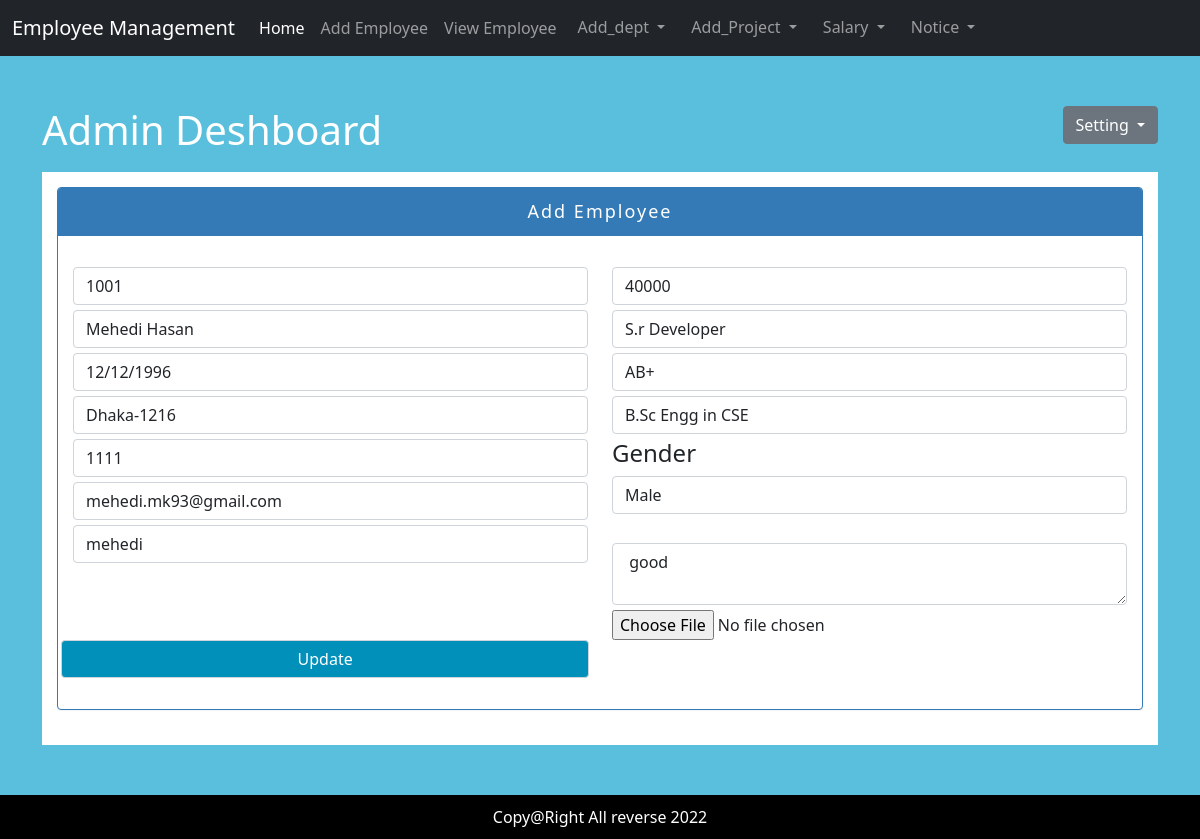
The app's page /update.php?edit=5 (signed in) with its own data.
### tables this page shows
CREATE TABLE `employee` (
  `id` int(11) NOT NULL,
  `ssn` varchar(50) NOT NULL,
  `name` varchar(50) NOT NULL,
  `bdate` varchar(50) NOT NULL,
  `address` varchar(50) NOT NULL,
  `dno` varchar(50) NOT NULL,
  `salary` varchar(50) NOT NULL,
  `position` varchar(50) NOT NULL,
  `bloodgroup` varchar(50) NOT NULL,
  `sex` varchar(50) NOT NULL,
  `remark` varchar(50) NOT NULL,
  `email` varchar(200) NOT NULL,
  `password` varchar(200) NOT NULL,
  `degree` varchar(200) NOT NULL,
  `image` varchar(200) NOT NULL
);

### update.php (the view, shortened to what this page needs)
<?php
  include 'connection/db.php';
?>
<?php include 'inc/header.php' ?>
    <section style="margin-bottom: 10px;" id="">
      <div class="container">
        <?php include 'inc/sessionoutbtn.php'; ?>
      </div>
    </section>
    <section id="body">
      <div class="container">
        <div class="row">
          <div class="col-md-12">
            <div class="from-1">
               <div class="panel panel-primary">
                  <div class="panel-heading">Add Employee</div>
                  <div class="panel-body">
                    <?php
                      if (isset($_GET['edit'])) {
                        $i = $_GET['edit'];
                        $sql2 = "SELECT * FROM employee WHERE id = '$i'";
                        $run2 = mysqli_query($cn,$sql2);
                        $row = mysqli_fetch_array($run2);
                  ?>
                    <form action=""  method="post" enctype="multipart/form-data">
                    <div class="row">
                      <p id="succesmsg">
                  <div class="col-md-6">
                    <input type="text" name="emp_id" value="<?php echo $row['ssn']; ?>"  class="form-control" id="inputEmail4" >
                    <input type="text" name="name" value="<?php echo $row['name']; ?>" class="form-control" id="inputEmail4" >
                    <input type="text" name="birthdate" value="<?php echo $row['bdate']; ?>" class="form-control" id="inputEmail4" >
                    <input type="text" name="address" class="form-control" value="<?php echo $row['address']; ?>" id="inputEmail4" >
                    <select name="dept_id" id="inputEmail4" class="form-control" >
                      <option value="<?php echo $row['dno']; ?>" selected ><?php echo $row['dno']; ?></option>
                    </select>
                    <input type="text" name="email" class="form-control" id="inputEmail4" value="<?php echo $row['email']; ?>" placeholder="email">
                    <input type="text" name="password" class="form-control" id="inputEmail4" value="<?php echo $row['password']; ?>" placeholder="password">
                  </div>
                  <div class="col-md-6">
                    <input type="text" name="salary" value="<?php echo $row['salary']; ?>" class="form-control" id="inputEmail4" >
                    <input type="text" name="position" value="<?php echo $row['position']; ?>" class="form-control" id="inputEmail4" >
                    <select name="bloodgroup" id="inputEmail4" class="form-control" placeholder="sex">
                      <option selected value="<?php echo $row['bloodgroup']; ?>"><?php echo $row['bloodgroup']; ?></option>
                    </select>
                    <input type="text" name="degree" class="form-control" id="inputEmail4" value="<?php echo $row['degree']; ?>" placeholder="degree">
                    <h4>Gender</h4>
                    <input type="text" name="sex" value="<?php echo $row['sex']; ?>" class="form-control" id="inputEmail4" placeholder="sex">
                    <br>
                     <textarea value="<?php echo $row['remark']; ?>"  name="remark" id="inputEmail4" class="form-control" id="exampleFormControlTextarea1" ><?php echo $row['remark']; ?> </textarea>
                    <input type="file" value="<?php echo $row['image']; ?>" name="image" class="form-control-file" id="exampleFormControlFile1">
                  </div>
                  <input type="submit"  name="update" id="login-btn" class="form-control" value="Update">
                  </p>
                </div>
                </form>
              <?php } ?>
              </div>
                  </div>
              </div>
              </div>
            </div>
          </div>
    </section>
    <?php include 'inc/footer.php' ?>

### css/login.css (style rules this page uses)
body { background: #04C582; }

### css/style.css (style rules this page uses)
body { background: #59BFDC !important; }
p#succesmsg { color: green; font-size: 14px; text-align: center !important; }
.from-1 { background: white; width: 100%; padding: 15px; margin-bottom: 20px; }
#inputEmail4 { margin-bottom: 5px; }
#login-btn { background: green; color: white; }
#login-btn { background: #0090b9 !important; width: 49% !important; }
.panel-primary { border-color: #337ab7 !important; }
.panel { margin-bottom: 20px; background-color: #fff; border: 1px solid transparent; border-radius: 4px; -webkit-box-shadow: 0 1px 1px rgba(0,0,0,.05); box-shadow: 0 1px 1px rgba(0,0,0,.05); }
.panel-primary>.panel-heading { color: #fff; background-color: #337ab7; border-color: #337ab7; }
.panel-heading { padding: 10px 15px; border-bottom: 1px solid transparent; border-top-left-radius: 3px; border-top-right-radius: 3px; text-align: center; font-size: 18px; letter-spacing: 2px; }
.panel-body { padding: 15px; }

### records on screen
employee: emp_id "1001", name "Mehedi Hasan", birthdate "12/12/1996", address "Dhaka-1216", dept_id "1111", email "mehedi.mk93@gmail.com", password "mehedi", salary "40000", position "S.r Developer", bloodgroup "AB+", degree "B.Sc Engg in CSE", sex "Male", remark "good"
